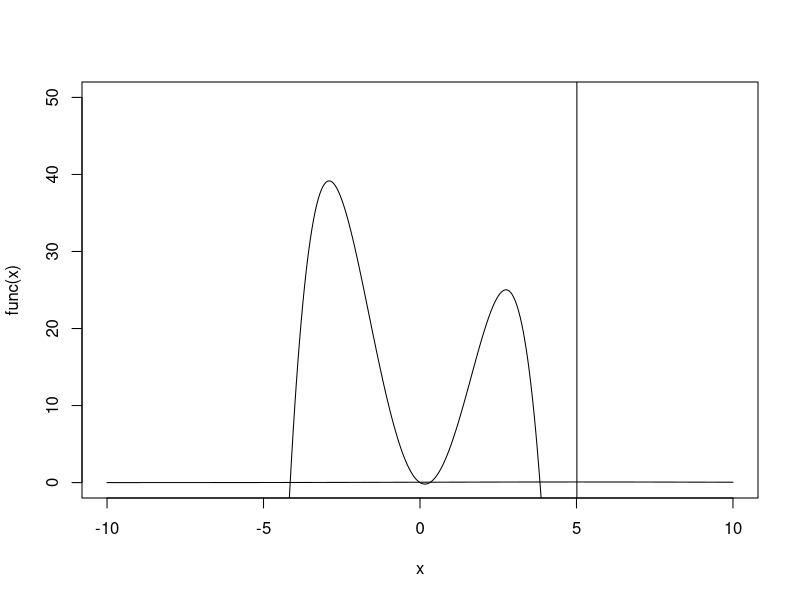
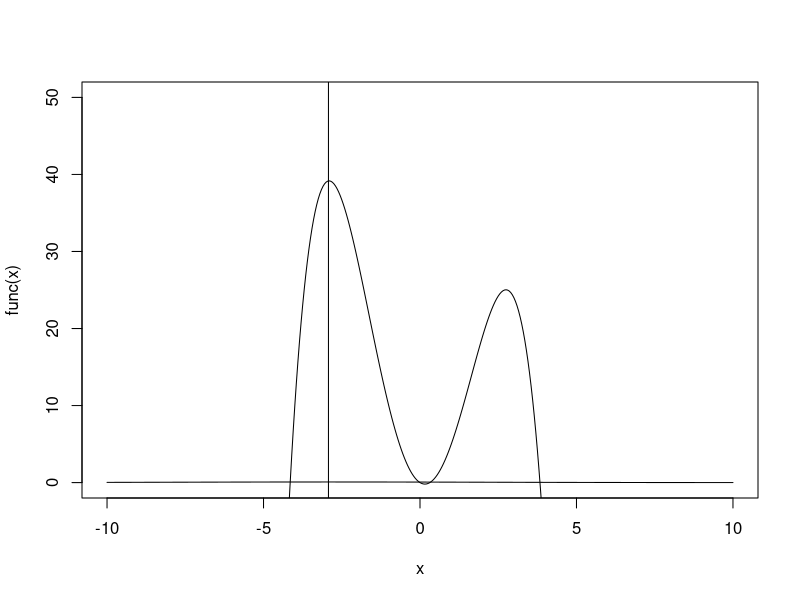
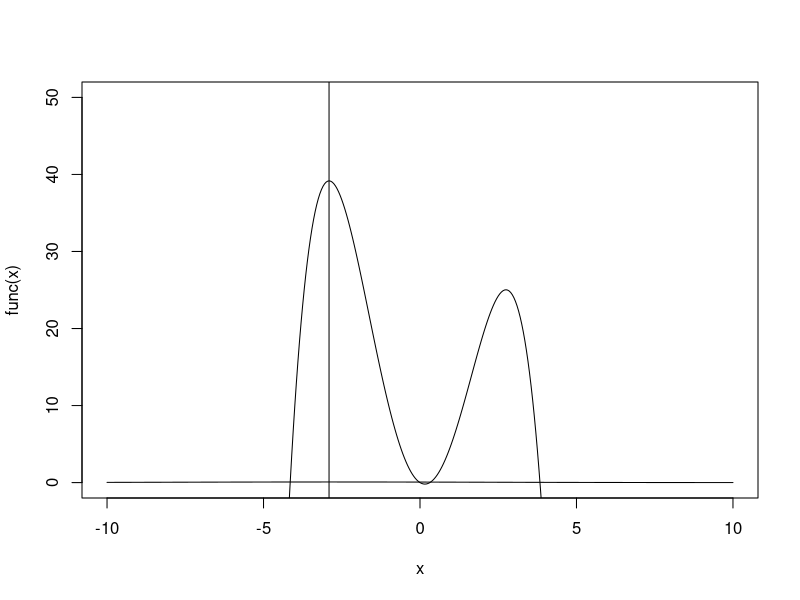
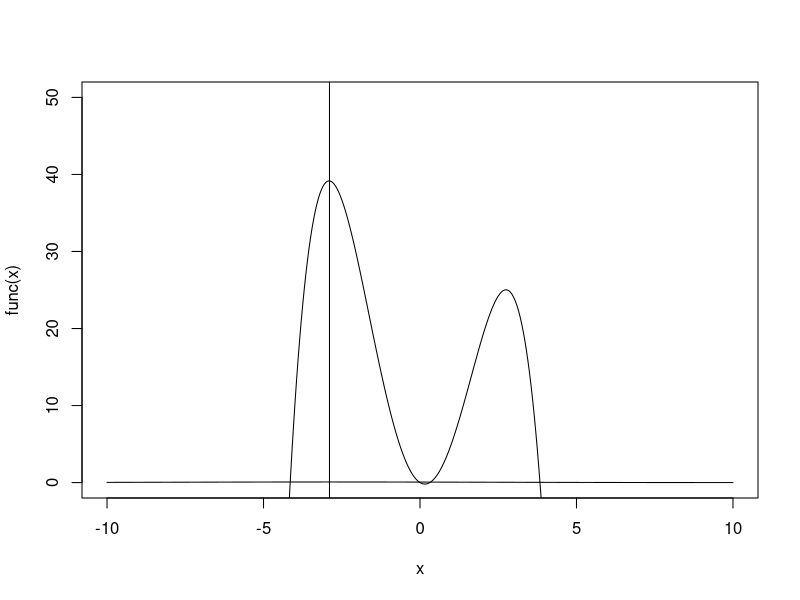
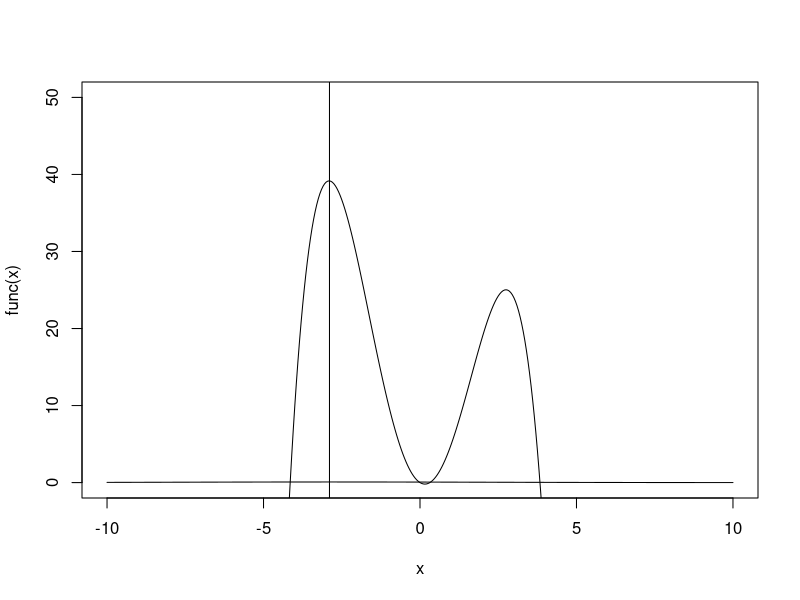
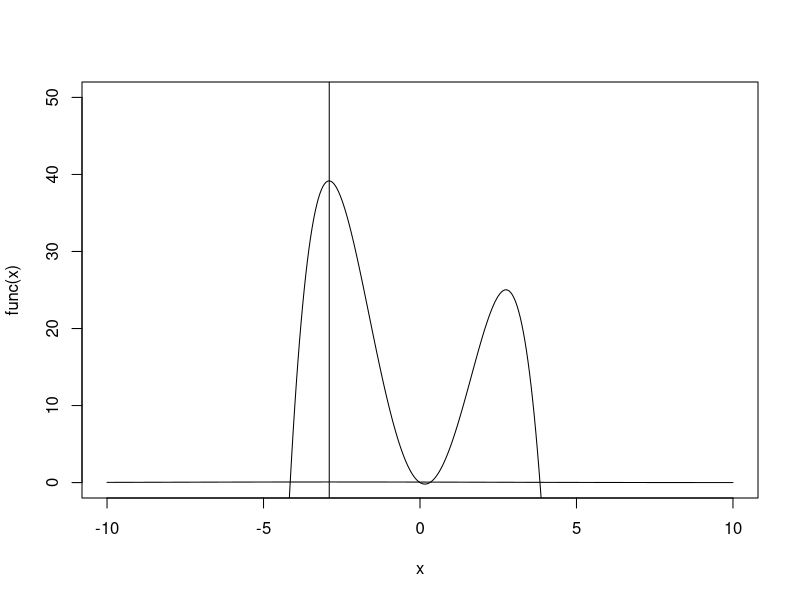
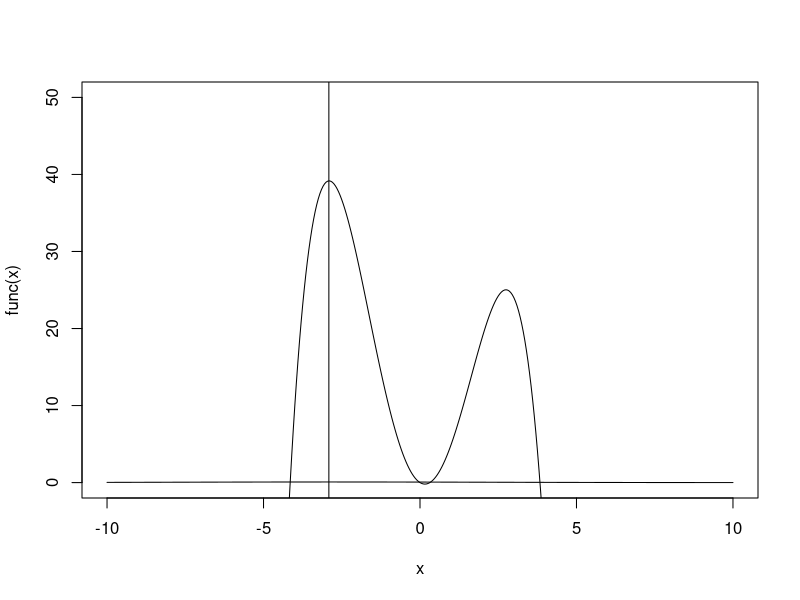
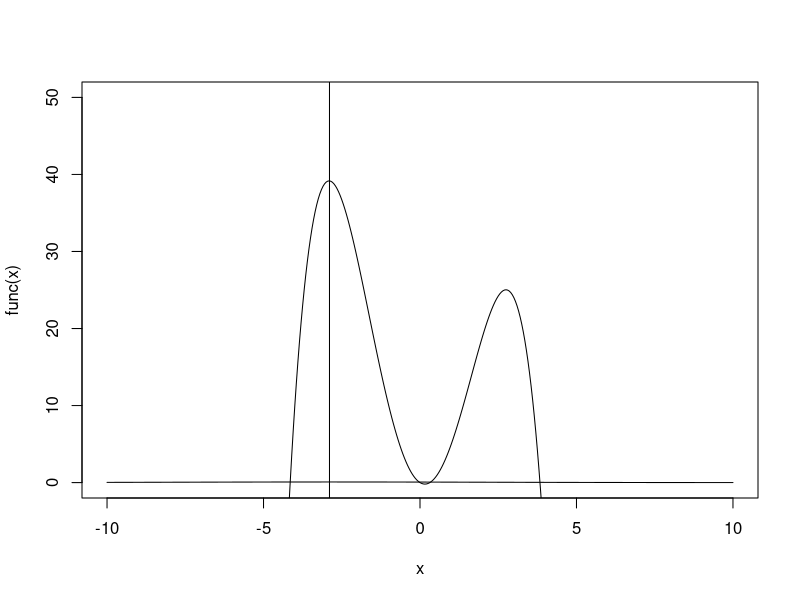

These charts were generated, in order, by the following R code:
sampleN <- function(size, mus=NULL, f, weigthUpdateMethod="exp") {
	if (length(mus) >  0) {
		fmus <- f(mus)
		fMax <- max(fmus)
		fMin <- min(fmus)
		if (weigthUpdateMethod=="flat")
			wts <- fmus/sum(fmus)
		if (weigthUpdateMethod=="exp") {
			wts <- exp(fmus-fMax)
			wts <- wts/sum(wts)
		}
		#if (length(mus) > 1)
		#	sds <- 1 - ((fmus - fMin)/(fMax - fMin)) + 1
		#else
		#	sds <- 2
		sds <- rep(5,length(mus))
		components <- sample(1:length(mus),prob=wts,size=size,replace=TRUE)
		samples <- rnorm(n=size,mean=mus[components],sd=sds[components])
	}
	samples
}

gaussMixFunc <- function(x, wts, mus, sds) {
        l <- length(wts)
        y <- 0
        for (i in 1:l)
                y <- y + wts[i]*dnorm(x, mus[i], sds[i])
        y
}

rastrigin <- function(x) {
        return( (10 + ( x^2 - 10*cos(2*pi*x) ) )*(-1) + 20 )
}

StyblinskiTang <- function(x) {
        return( ( x**4 - 16*x**2 + 5*x )*(-0.5)  )
}

Ackeley <- function(x) {
        return( (-20*exp(-0.2*sqrt(0.5*(x^2))) - exp(0.5*(cos(2*pi*x))) + exp(1) + 20)*(-1) + 20 )
}

Levi <- function(x) {
        return( ( (sin(3*pi*x))**2 + (x-1)^2 + 1 ) *(-1) + 20  )
}

Eggholder <- function(x) {
        return( (-47*sin(sqrt(abs(x/2 + 47))) - x*sin(sqrt(abs(x+47))) )*(-1) )
}

gmmOpt <- function(func, iter, trials, display=FALSE) {
	samples <- runif(trials,5,10)
	mus <- NULL
	for (i in 1:iter) {
		funcN <- func(samples)
		maxN <- samples[ which(funcN==max(funcN))[1] ]
		mus <- c(mus, maxN)
		samples <- sampleN(size=trials, mus, f=func, weigthUpdateMethod="exp")
		if (display==TRUE) {
			x <- seq(-10,10,0.05)
			plot(x, func(x), type='l', ylim=c(0,50), xlim=c(-10,10))
			fmus <- func(mus)
	                fMax <- max(fmus)
        	        fMin <- min(fmus)
                        wts <- exp(fmus-fMax)
                        wts <- wts/sum(wts)
			#if (length(mus) > 1)
                        #	sds <- 1 - ((fmus - fMin)/(fMax - fMin)) + 0.5
                	#else
                        #	sds <- 1.5
			sds <- rep(5,length(mus))
			lines(x, gaussMixFunc(x, wts, mus, sds))
			abline(v=maxN)
			readline()
		}
	}
	return ( samples[ which(funcN==max(funcN))[1] ] )
}

f1 <- StyblinskiTang 
answer <- gmmOpt(func=f1, iter=30, trials=500, display=TRUE)


